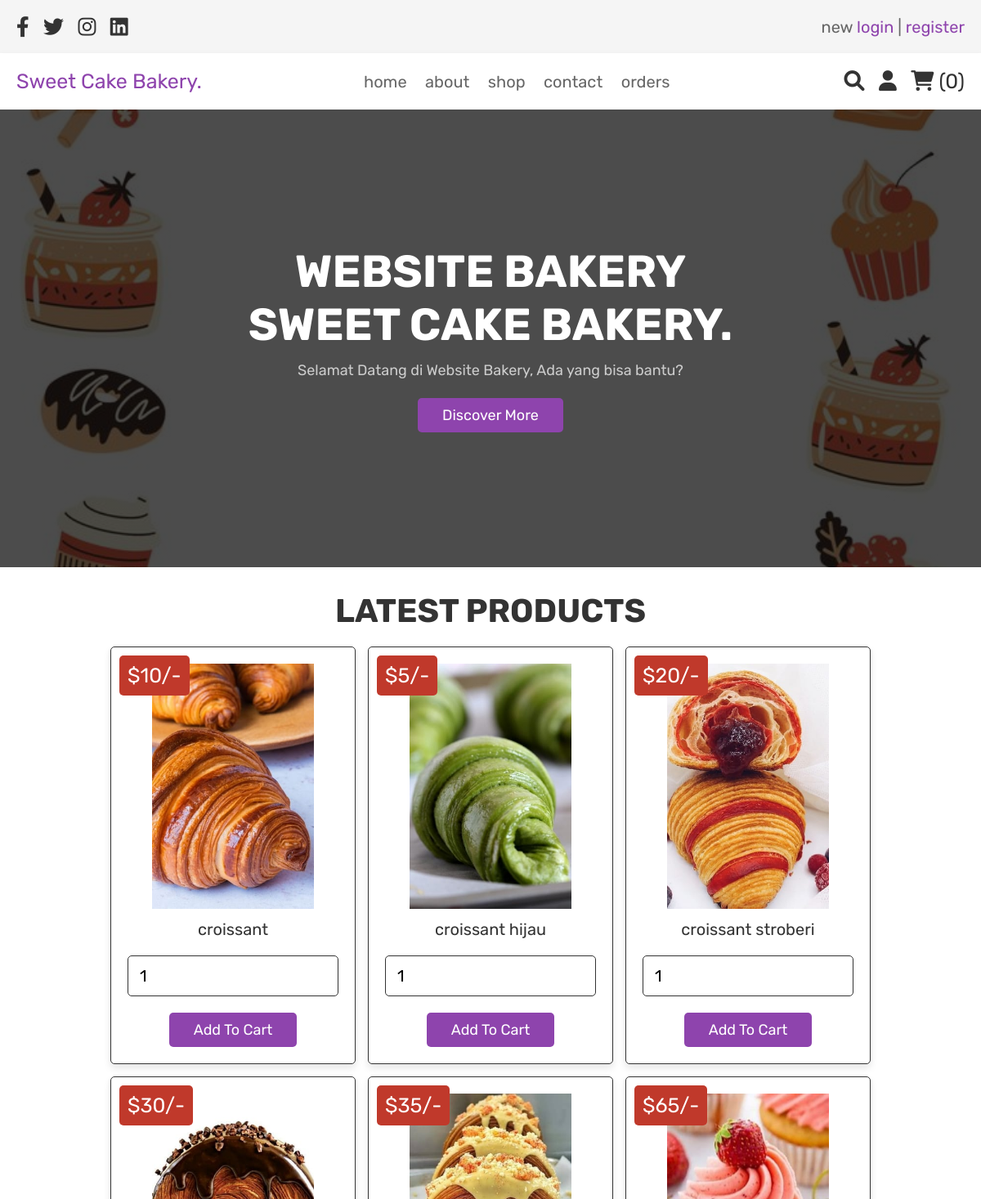
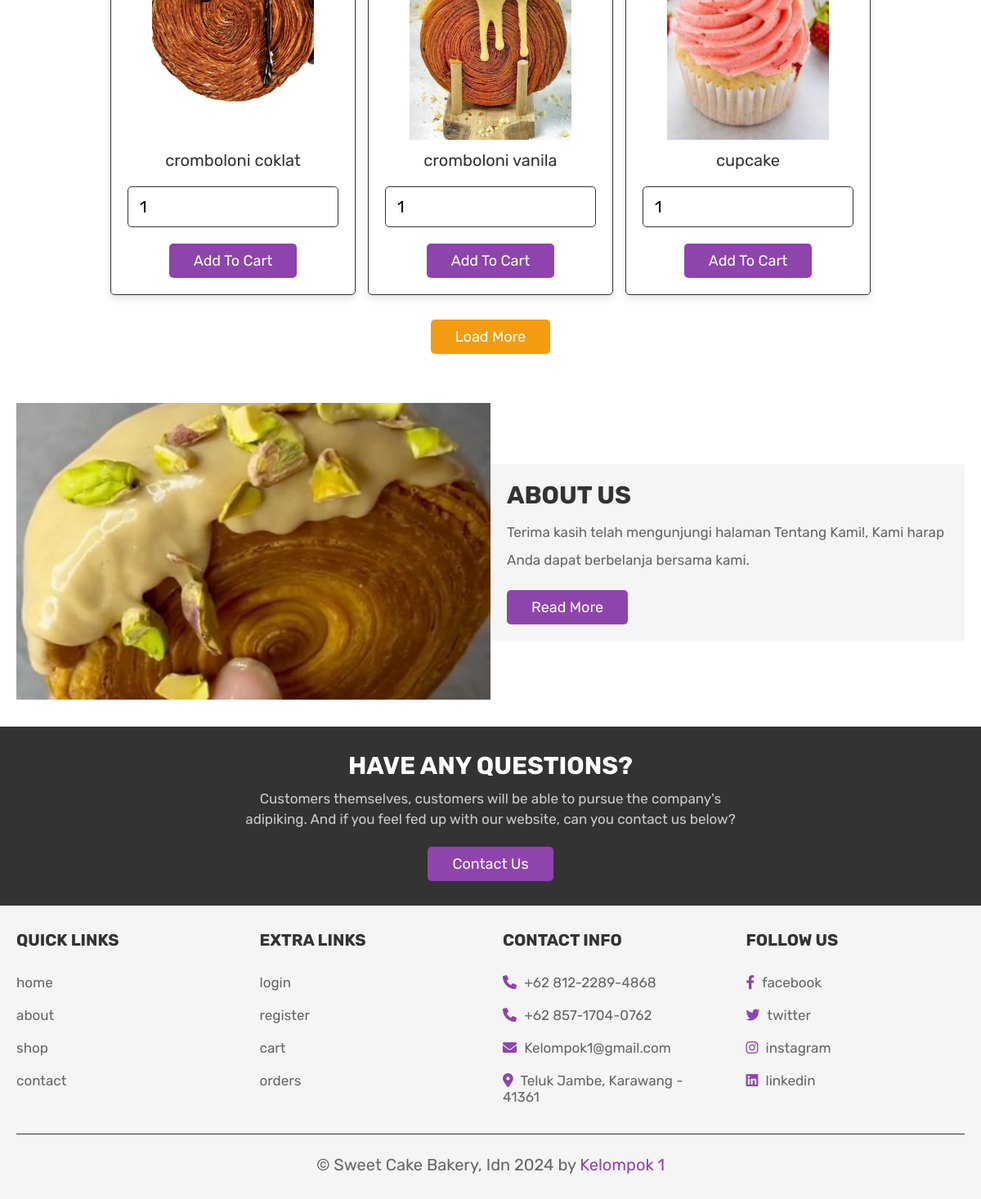
Page /home.php (signed in) on the committed database (2 pictures, top to bottom).
### tables this page shows
CREATE TABLE `products` (
  `id` int(100) NOT NULL,
  `name` varchar(100) NOT NULL,
  `price` int(100) NOT NULL,
  `image` varchar(100) NOT NULL
);

### home.php (the view, shortened to what this page needs)
<?php
include 'config.php';
?>
<!DOCTYPE html>
<html lang="en">
<head>
    <link rel="stylesheet" href="https://cdnjs.cloudflare.com/ajax/libs/font-awesome/6.0.0/css/all.min.css">
    <link rel="stylesheet" href="css/style.css">
</head>
<body>
<?php include 'header.php'; ?>
<section class="home">
    <div class="content">
        <h3>Website Bakery Sweet Cake Bakery.</h3>
        <p>Selamat Datang di Website Bakery, Ada yang bisa bantu?</p>
        <a href="about.php" class="white-btn">discover more</a>
    </div>
</section>
<section class="products">
    <h1 class="title">latest products</h1>
    <div class="box-container">
        <?php
            $select_products = mysqli_query($conn, "SELECT * FROM `products` LIMIT 6") or die('query failed');
            if(mysqli_num_rows($select_products) > 0){
                while($fetch_products = mysqli_fetch_assoc($select_products)){
        ?>
    <form action="" method="post" class="box">
        <img class="image" src="uploaded_img/<?php echo $fetch_products['image']; ?>" alt="">
        <div class="name"><?php echo $fetch_products['name']; ?></div>
        <div class="price">$<?php echo $fetch_products['price']; ?>/-</div>
        <input type="number" min="1" name="product_quantity" value="1" class="qty">
        <input type="submit" value="add to cart" name="add_to_cart" class="btn">
    </form>
        <?php
            }
        }else{
            echo '<p class="empty">no products added yet!</p>';
        }
        ?>
    </div>
    <div class="load-more" style="margin-top: 2rem; text-align:center">
        <a href="shop.php" class="option-btn">load more</a>
    </div>
        </section>
        <section class="about">
            <div class="flex">
                <div class="image">
                <img src="images/about-img.jpg" alt="">
                </div>
                <div class="content">
                <h3>about us</h3>
                <p>Terima kasih telah mengunjungi halaman Tentang Kami!, Kami harap Anda dapat berbelanja bersama kami.</p>
                <a href="about.php" class="btn">read more</a>
                </div>
            </div>
        </section>
    <section class="home-contact">
    <div class="content">
        <h3>have any questions?</h3>
        <p>Customers themselves, customers will be able to pursue the company's adipiking. And if you feel fed up with our website, can you contact us below?</p>
        <a href="contact.php" class="white-btn">contact us</a>
    </div>
</section>
<?php include 'footer.php'; ?>
</body>
</html>

### css/style.css (style rules this page uses)
:root { --purple:#8e44ad; --red:#c0392b; --orange:#f39c12; --black:#333; --white:#fff; --light-color:#666; --light-white:#ccc; --light-bg:#f5f5f5; --border:.1rem solid var(--black); --box-shadow:0 .5rem 1rem rgba(0,0,0,.1); }
* { font-family: 'Rubik', sans-serif; margin:0; padding:0; box-sizing: border-box; outline: none; border:none; text-decoration: none; transition:all .2s linear; }
html { font-size: 62.5%; overflow-x: hidden; }
section { padding:3rem 2rem; }
.title { text-align: center; margin-bottom: 2rem; text-transform: uppercase; color:var(--black); font-size: 4rem; }
.btn, .option-btn, .delete-btn, .white-btn { display: inline-block; margin-top: 1rem; padding:1rem 3rem; cursor: pointer; color:var(--white); font-size: 1.8rem; border-radius: .5rem; text-transform: capitalize; }
.white-btn, .btn { background-color: var(--purple); }
.option-btn { background-color: var(--orange); }
.home { min-height: 70vh; background:linear-gradient(rgba(0,0,0,.7), rgba(0,0,0,.7)), url(../images/home-bg.jpg) no-repeat; background-size: cover; background-position: center; display: flex; align-items: center; justify-content: center; }
.home .content { text-align: center; width: 60rem; }
.home .content h3 { font-size: 5.5rem; color:var(--white); text-transform: uppercase; }
.home .content p { font-size:1.8rem; color:var(--light-white); padding:1rem 0; line-height: 1.5; }
.products .box-container { max-width: 1200px; margin:0 auto; display: grid; grid-template-columns: repeat(auto-fit, 30rem); align-items: flex-start; gap:1.5rem; justify-content: center; }
.products .box-container .box { border-radius: .5rem; background-color: var(--white); box-shadow: var(--box-shadow); padding:2rem; text-align: center; border:var(--border); position: relative; }
.products .box-container .box .image { height: 30rem; }
.products .box-container .box .name { padding:1rem 0; font-size: 2rem; color:var(--black); }
.products .box-container .box .qty { width: 100%; padding:1.2rem 1.4rem; border-radius: .5rem; border:var(--border); margin:1rem 0; font-size: 2rem; }
.products .box-container .box .price { position: absolute; top:1rem; left:1rem; border-radius: .5rem; padding:1rem; font-size: 2.5rem; color:var(--white); background-color: var(--red); }
.about .flex { max-width: 1200px; margin:0 auto; display: flex; align-items: center; flex-wrap: wrap; }
.about .flex .image { flex:1 1 40rem; }
.about .flex .image img { width: 100%; }
.about .flex .content { flex:1 1 40rem; padding:2rem; background-color: var(--light-bg); }
.about .flex .content h3 { font-size: 3rem; color:var(--black); text-transform: uppercase; }
.about .flex .content p { padding:1rem 0; line-height: 2; font-size: 1.7rem; color:var(--light-color); }
.home-contact { background-color: var(--black); }
.home-contact .content { max-width: 60rem; text-align: center; margin:0 auto; }
.home-contact .content h3 { font-size: 3rem; text-transform: uppercase; color:var(--white); }
.home-contact .content p { padding:1rem 0; line-height: 1.5; color:var(--light-white); font-size: 1.7rem; }

### rows in the picture
products: image (picture), name "croissant", price "10"
products: image (picture), name "croissant hijau", price "5"
products: image (picture), name "croissant stroberi", price "20"
products: image (picture), name "cromboloni coklat", price "30"
products: image (picture), name "cromboloni vanila", price "35"
products: image (picture), name "cupcake", price "65"

### other values in the picture
$cart_rows_number "0"
